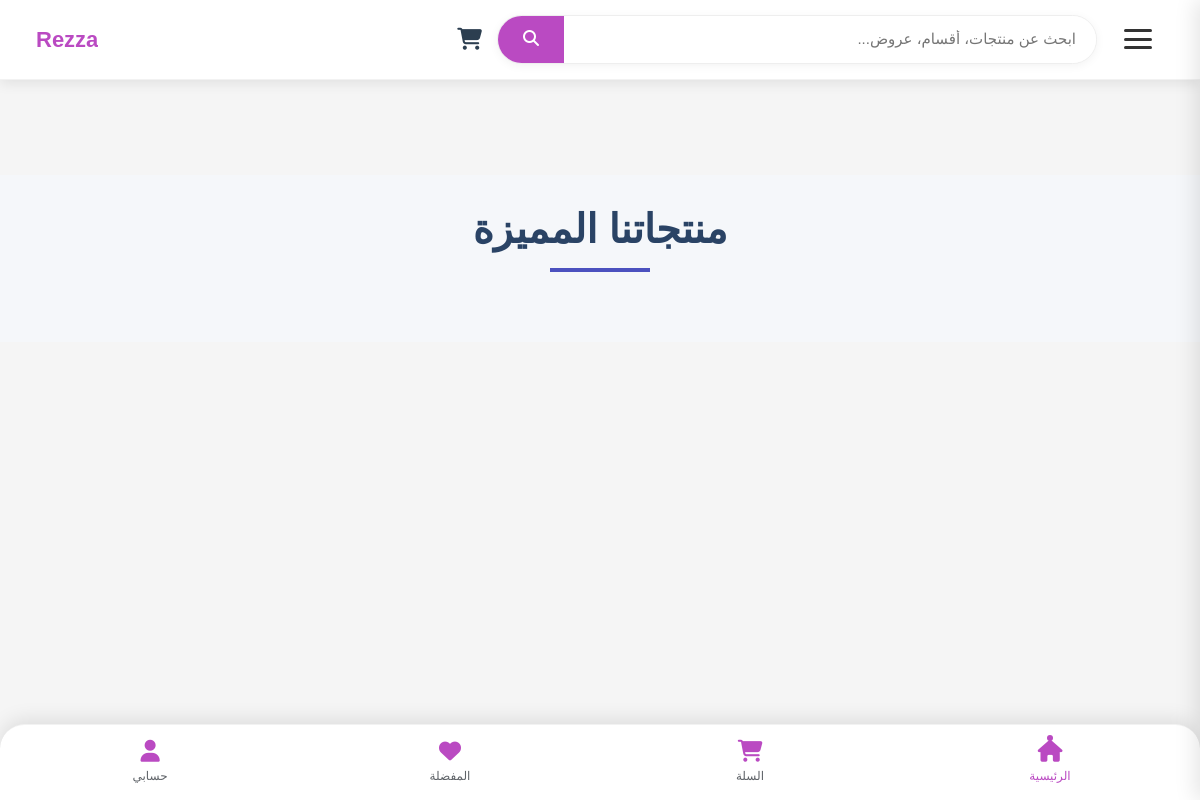
Before: /category/39 with the older database file.
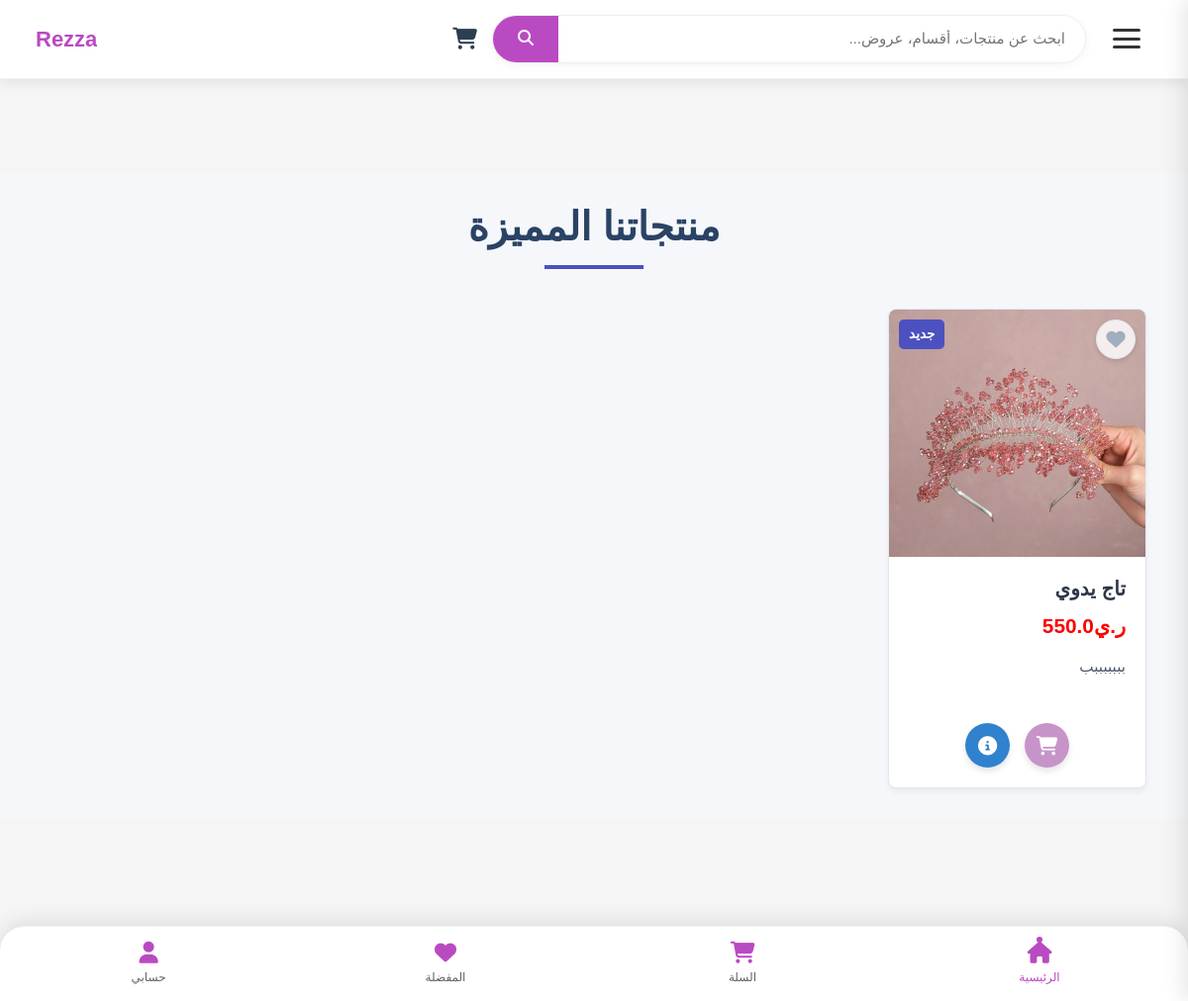
After: the same page with the newer database file.
### tables this page shows
CREATE TABLE product (
    id INTEGER PRIMARY KEY AUTOINCREMENT,
    name VARCHAR(255) NULL,
    image VARCHAR(500),
    description TEXT,
    category_id INTEGER NOT NULL,  -- القسم الفرعي
    seller_id INTEGER NOT NULL,  -- صاحب المنتج
    address_id INTEGER NULL,  -- عنوان صاحب المنتج
    price_id INTEGER,
    stock_id INTEGER,
    featured BOOLEAN DEFAULT 1,
    FOREIGN KEY (category_id) REFERENCES category(id),
    FOREIGN KEY (seller_id) REFERENCES sellers(id),
    FOREIGN KEY (address_id) REFERENCES seller_address(id),
    FOREIGN KEY (price_id) REFERENCES prices(id),
    FOREIGN KEY (stock_id) REFERENCES stock(id)
);

CREATE TABLE prices (
    id INTEGER PRIMARY KEY AUTOINCREMENT,
    product_id INTEGER,
    original_price REAL,
    profit_price REAL
);

### product_routes.py (the view)
@product_bp.route('/category/<int:category_id>')
def show_products_by_category(category_id):
    conn = get_db_connection()
    products = conn.execute('''
        SELECT
            p.id,
            p.name,
            COALESCE(p.image, 'static/uploads/products/default_product.jpg') AS image,
            p.description,
            pr.profit_price,
            p.featured
        FROM product p
        LEFT JOIN prices pr ON p.price_id = pr.id
        WHERE p.category_id = ?
    ''', (category_id,)).fetchall()
    conn.close()
    return render_template('shop_users.html', products=products)

### app.py (called while the page is built, shortened)
def get_db_connection():
    conn = sqlite3.connect('database/Eshop.db') # أو sqlite3.connect(app.config['DATABASE'])
    conn.row_factory = sqlite3.Row
    return conn

@app.context_processor
def inject_categories():
    conn = get_db_connection()
    cursor = conn.cursor()
    try:
        cursor.execute("""
            SELECT id, name, parent_id, image
            FROM category
            WHERE parent_id IS NULL
            ORDER BY name
        """)
        main_categories = cursor.fetchall()
        cursor.execute("SELECT id, name, parent_id, image FROM category ORDER BY name")
        all_categories = cursor.fetchall()
        return {
            'main_categories': main_categories,
            'all_categories': all_categories
        }
    finally:
        conn.close()

@app.context_processor
def inject_sellers():
    conn = get_db_connection()
    sellers = conn.execute('SELECT id, store_name FROM sellers').fetchall()
    conn.close()
    return dict(sellers=sellers)

@app.context_processor
def inject_user_data_and_cart_count():
    user_id = request.cookies.get('user_auth') # كوكي يدل على أن المستخدم مسجل دخول
    current_user_name = None
    total_items_in_cart = 0
    return dict(
        user_name=current_user_name, # اسم المستخدم (أو None)
        logged_in=bool(user_id), # True إذا كان user_id موجوداً (أي مسجل دخول)
        total_items_count=total_items_in_cart # العدد الكلي للمنتجات في السلة
    )

### product_routes.py (called while the page is built)
def get_db_connection():
    conn = sqlite3.connect('database/Eshop.db')
    conn.row_factory = sqlite3.Row
    return conn

### templates/shop_users.html (shortened to what this page needs)
{% include 'header.html'%}
<div class="modern-products">
    <div class="container">
        <h1 class="modern-title">منتجاتنا المميزة</h1>
        <div class="row">
            {% for product in products %}
            {% if product.featured == 1 %}
            <div class="col-6 col-lg-3">
                <div class="modern-card">
                    <a href="{{ url_for('product.product_details', product_id=product.id) }}" class="modern-card-link">
                        {% if product.featured %}
                        <div class="featured-badge">جديد</div>
                        {% endif %}
                        <div class="modern-img-container">
                            {% if product.image %}
                            <img src="{{ url_for('static', filename=product.image.replace('static/', '')) }}"
                                alt="{{ product.name }}" class="modern-img">
                            {% else %}
                            <img src="{{ url_for('static', filename='uploads/products/default_product.jpg') }}"
                                alt="{{ product.name }}" class="modern-img">
                            {% endif %}
                        </div>
                        <div class="modern-card-body">
                            <h5 class="modern-product-title">{{ product.name }}</h5>
                            <button class="like-btn {% if product.id in liked_products %}liked{% endif %}"
                                data-product-id="{{ product.id }}">
                                <i class="fa fa-heart"></i>
                            </button>
                            <p class="modern-product-price">
                                ر.ي{{ product.profit_price }}
                            </p>
                            <p class="modern-product-desc">{{ product.description }}</p>
                            <div class="modern-btn-group">
                                <form class="add-to-cart-form d-inline" method="POST"
                                    action="{{ url_for('cart.add_to_cart', product_id=product.id) }}">
                                    <button type="submit" class="modern-btn modern-btn-primary">
                                        <i class="fa fa-shopping-cart"></i>
                                    </button>
                                </form>
                                <a href="{{ url_for('product.product_details', product_id=product.id) }}"
                                    class="modern-btn modern-btn-secondary">
                                    <i class="fa fa-info-circle"></i>
                                </a>
                            </div>
                        </div>
                </div>
            </div>
            {% endif %}
            {% endfor %}
        </div>
    </div>
</div>
{% include 'footer.html' %}

### templates/header.html (shortened to what this page needs)
<!DOCTYPE html>
<html lang="ar" dir="rtl">
<head>
    <link rel="stylesheet" href="{{ url_for('static', filename='style/css/nice-select.css') }}">
    <link rel="stylesheet" href="{{ url_for('static', filename='style/css/jquery-ui.min.css') }}">
    <link rel="stylesheet" href="{{ url_for('static', filename='style/css/owl.carousel.min.css') }}">
    <link rel="stylesheet" href="{{ url_for('static', filename='style/css/slicknav.min.css') }}">
    <link href="https://cdn.jsdelivr.net/npm/bootstrap@5.3.0/dist/css/bootstrap.min.css" rel="stylesheet">
    <link rel="stylesheet" href="{{ url_for('static', filename='style/css/index.css')}}">
    <link rel="stylesheet" href="{{ url_for('static', filename='style/css/header.css')}}">
    <link rel="stylesheet" href="{{ url_for('static', filename='style/css/shop_u.css')}}">
</head>
<body>
    <header class="premium-header">
        <button class="menu-toggle" id="menuToggle" aria-label="فتح القائمة">
            <div class="hamburger">
                <span class="bar"></span>
                <span class="bar"></span>
                <span class="bar"></span>
            </div>
        </button>
       <div class="search-bar">
    <form class="search-form" action="{{ url_for('search_bp.search_products') }}" method="GET">
        <input type="text"
               class="search-input"
               placeholder="ابحث عن منتجات، أقسام، عروض..."
               name="q"
               id="search-input"
               autocomplete="off">
        <button type="submit" class="search-button">
            <i class="fas fa-search"></i>
        </button>
    </form>
</div>
        <div class="nav-tools">
            <a href="{{ url_for('cart.view_cart') }}" class="nav-icon">
                <i class="fas fa-shopping-cart"></i>
            </a>
        </div>
        <a href="{{ url_for('product.index') }}" class="brand">
            <span class="brand-name">Rezza</span>
            </a>
    </header>
    <main class="main-content">
        </main>

### templates/footer.html (shortened to what this page needs)
<link rel="stylesheet" href="https://cdnjs.cloudflare.com/ajax/libs/font-awesome/6.4.0/css/all.min.css">
<div class="main-content">
<div class="modern-footer">
    <a href="{{ url_for('product.index') }}" class="footer-item active">
        <i class="fas fa-home footer-icon"></i>
        <span class="footer-label">الرئيسية</span>
    </a>
    <a href="{{ url_for('cart.view_cart') }}" class="footer-item">
        <i class="fas fa-shopping-cart footer-icon"></i>
        <span class="footer-label">السلة</span>
    </a>
    <a href="{{ url_for('user.wishlist') }}" class="footer-item">
        <i class="fas fa-heart footer-icon"></i>
        <span class="footer-label">المفضلة</span>
    </a>
    <a href="{{ url_for('user.profile') }}" class="footer-item">
        <i class="fas fa-user footer-icon"></i>
        <span class="footer-label">حسابي</span>
    </a>
</div>

### static/style/css/index.css (style rules this page uses)
:root { --primary-color: #ba4ac2; --secondary-color: #f48fb1; --accent-color: #ff6b6b; --dark-color: #333; --light-color: #f8f9fa; --text-color: #333; --shadow: 0 4px 12px rgba(0,0,0,0.1); --transition: all 0.3s ease; --footer-bg: #ffffff; --footer-text: #5f6368; --active-color: var(--primary-color); --footer-shadow: 0 -4px 20px rgba(0,0,0,0.1); }
* { margin: 0; padding: 0; box-sizing: border-box; font-family: 'Tajawal', sans-serif; }
body { background-color: #f5f5f5; color: var(--text-color); padding-bottom: 90px; }
a { text-decoration: none; color: inherit; transition: var(--transition); }
.main-content { padding: 15px; max-width: 1200px; margin: 0 auto; padding-bottom: 70px; }
.modern-footer { position: fixed; bottom: 0; left: 0; right: 0; background: var(--footer-bg); display: flex; justify-content: space-around; align-items: center; padding: 15px 0; box-shadow: var(--footer-shadow); z-index: 1000; border-radius: 25px 25px 0 0; border-top: 1px solid rgba(0,0,0,0.05); }
.footer-item { text-align: center; color: var(--footer-text); text-decoration: none; transition: var(--transition); position: relative; flex: 1; max-width: 25%; }
.footer-item.active { color: var(--active-color); }
.footer-icon { color:var(--primary-color); font-size: 22px; margin-bottom: 5px; transition: var(--transition); }
.footer-label { font-size: 12px; display: block; font-weight: 500; transition: var(--transition); }
.footer-item::before { content: ''; position: absolute; top: -10px; left: 50%; transform: translateX(-50%); width: 6px; height: 6px; background: var(--active-color); border-radius: 50%; opacity: 0; transition: all 0.3s ease; }
.footer-item.active::before { opacity: 1; top: -5px; }

### static/style/css/header.css (style rules this page uses)
:root { --primary: #ba4ac2; --primary-light: #c794ca; --secondary: #ff7f50; --dark: #2c3e50; --light: #f8f9fa; --text: #333; --text-light: #777; --shadow: 0 4px 12px rgba(0,0,0,0.08); --transition: all 0.3s cubic-bezier(0.25, 0.8, 0.25, 1); }
* { margin: 0; padding: 0; box-sizing: border-box; font-family: 'Tajawal', sans-serif; }
body { background-color: #f5f5f5; color: var(--text); padding-top: 80px; }
.premium-header { position: fixed; top: 0; left: 0; right: 0; background: white; box-shadow: var(--shadow); z-index: 1000; display: flex; align-items: center; padding: 15px 5%; border-bottom: 1px solid rgba(0,0,0,0.05); }
.brand { display: flex; align-items: center; margin-right: auto; }
.brand-name { font-size: 22px; font-weight: 800; background: var(--primary); -webkit-background-clip: text; -webkit-text-fill-color: transparent; }
.search-bar { flex: 1; max-width: 600px; margin: 0 30px; position: relative; }
.search-form { display: flex; background: white; border-radius: 30px; overflow: hidden; box-shadow: 0 2px 10px rgba(0,0,0,0.05); border: 1px solid #eee; transition: var(--transition); }
.search-input { flex: 1; border: none; padding: 12px 20px; font-size: 15px; color: var(--text); }
.search-button { background: var(--primary); color: white; border: none; padding: 0 25px; cursor: pointer; transition: var(--transition); }
.nav-tools { display: flex; align-items: center; gap: 20px; }
.nav-icon { position: relative; color: var(--dark); transition: var(--transition); font-size: 22px; margin-left: 20px; }
@media (max-width: 1200px) { .premium-header { padding: 15px 3%; } }
@media (max-width: 1200px) { .search-bar { margin: 0 15px; } }
.menu-toggle { background: transparent; border: none; padding: 12px; cursor: pointer; z-index: 1000; transition: all 0.4s ease; outline: none; }
.hamburger { display: flex; flex-direction: column; justify-content: space-between; width: 28px; height: 20px; position: relative; transition: all 0.4s ease; }
.bar { height: 3px; width: 100%; background: #333; border-radius: 3px; transition: all 0.4s cubic-bezier(0.175, 0.885, 0.32, 1.275); transform-origin: center; }

Changed rows visible on the page:
added product: featured "جديد", name "تاج يدوي", profit_price "550.0", description "بببببببب"
